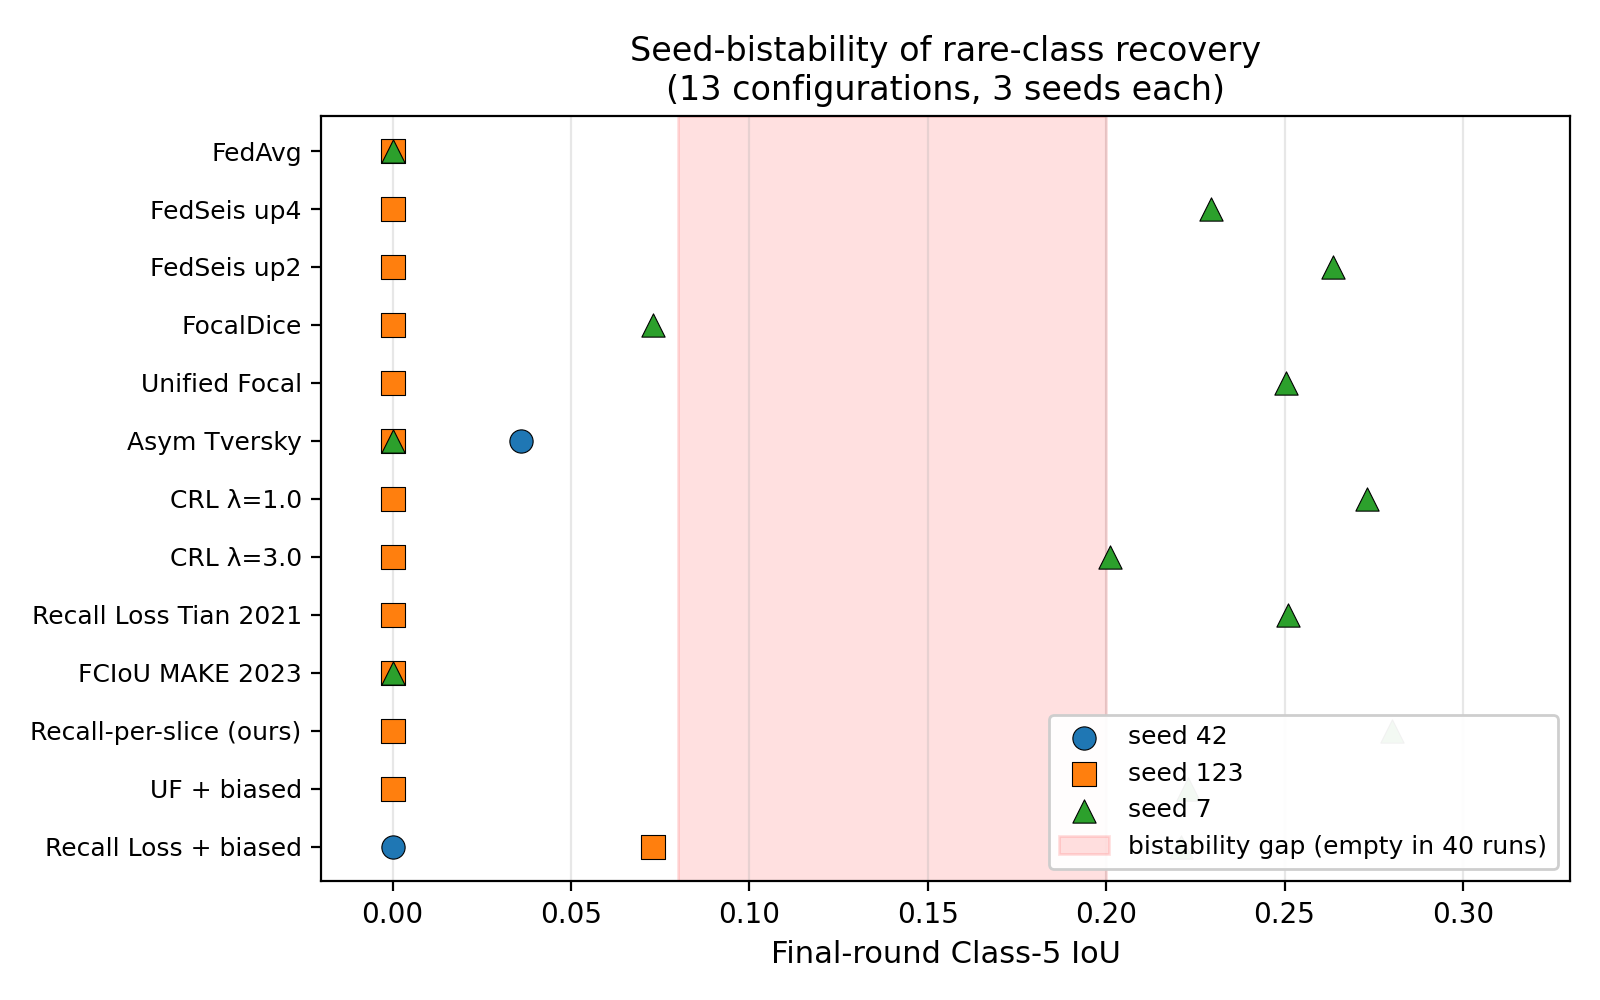

Write the Python code that produced this figure.
"""Fig 3: Seed-bistability of rare-class (C5) recovery.

Shows final-round C5 IoU per seed across 12+ configurations. Expected
visualization: bimodal, either ~0.25 or exactly 0.000. Method choice
shifts the *probability* of the "learned" attractor but does not remove
the bistability.
"""
import os
import matplotlib.pyplot as plt
import matplotlib
matplotlib.rcParams['font.size'] = 10
matplotlib.rcParams['axes.labelsize'] = 11
matplotlib.rcParams['legend.fontsize'] = 9
matplotlib.rcParams['pdf.fonttype'] = 42

# (config label, final-round C5 for seed 42, 123, 7)
# From Phase H/I/J/K/N/O/P/L and overnight campaign.
configs = [
    ('FedAvg',                  [0.000, 0.000, 0.000]),
    ('FedSeis up4',             [0.000, 0.000, 0.2295]),
    ('FedSeis up2',             [0.000, 0.000, 0.2637]),
    ('FocalDice',               [0.000, 0.000, 0.073]),
    ('Unified Focal',           [0.000, 0.000, 0.2505]),
    ('Asym Tversky',            [0.0361, 0.000, 0.000]),   # I4 had round-20 collapse to 0.036
    ('CRL \u03bb=1.0',           [0.000, 0.000, 0.273]),
    ('CRL \u03bb=3.0',           [0.000, 0.000, 0.201]),
    ('Recall Loss Tian 2021',   [0.000, 0.000, 0.251]),
    ('FCIoU MAKE 2023',         [0.000, 0.000, 0.000]),
    ('Recall-per-slice (ours)', [0.000, 0.000, 0.280]),
    ('UF + biased',             [0.000, 0.000, 0.223]),
    ('Recall Loss + biased',    [0.000, 0.073, 0.221]),
]

fig, ax = plt.subplots(figsize=(8, 5))

seed_colors = {42: '#1f77b4', 123: '#ff7f0e', 7: '#2ca02c'}
seed_markers = {42: 'o', 123: 's', 7: '^'}

ys = list(range(len(configs)))
labels = [c[0] for c in configs]
seeds = [42, 123, 7]

for y_idx, (label, c5_triple) in enumerate(configs):
    for s_idx, seed in enumerate(seeds):
        val = c5_triple[s_idx]
        ax.scatter(val, y_idx, color=seed_colors[seed], marker=seed_markers[seed],
                   s=70, edgecolor='black', linewidth=0.4, zorder=3,
                   label=f'seed {seed}' if y_idx == 0 else None)

# Shade the "bistability gap" — empirically observed empty band between
# ~0.08 and ~0.20: no final-round C5 falls here across 40 runs.
ax.axvspan(0.08, 0.20, alpha=0.12, color='red', zorder=1,
           label='bistability gap (empty in 40 runs)')

ax.set_yticks(ys)
ax.set_yticklabels(labels, fontsize=9)
ax.set_xlabel('Final-round Class-5 IoU')
ax.set_xlim(-0.02, 0.33)
ax.set_ylim(-0.6, len(configs) - 0.4)
ax.grid(True, alpha=0.3, axis='x')
ax.invert_yaxis()
ax.set_title('Seed-bistability of rare-class recovery\n(13 configurations, 3 seeds each)')

# Legend: collapse duplicates
handles, labels_leg = ax.get_legend_handles_labels()
seen = set()
clean = [(h, l) for h, l in zip(handles, labels_leg) if not (l in seen or seen.add(l))]
ax.legend([h for h, _ in clean], [l for _, l in clean], loc='lower right', framealpha=0.95)

plt.tight_layout()
out = os.path.join(os.path.dirname(os.path.abspath(__file__)), 'fig3_bistability')
plt.savefig(f'{out}.png', dpi=200)
plt.savefig(f'{out}.pdf')
print(f'wrote {out}.{{png,pdf}}')
